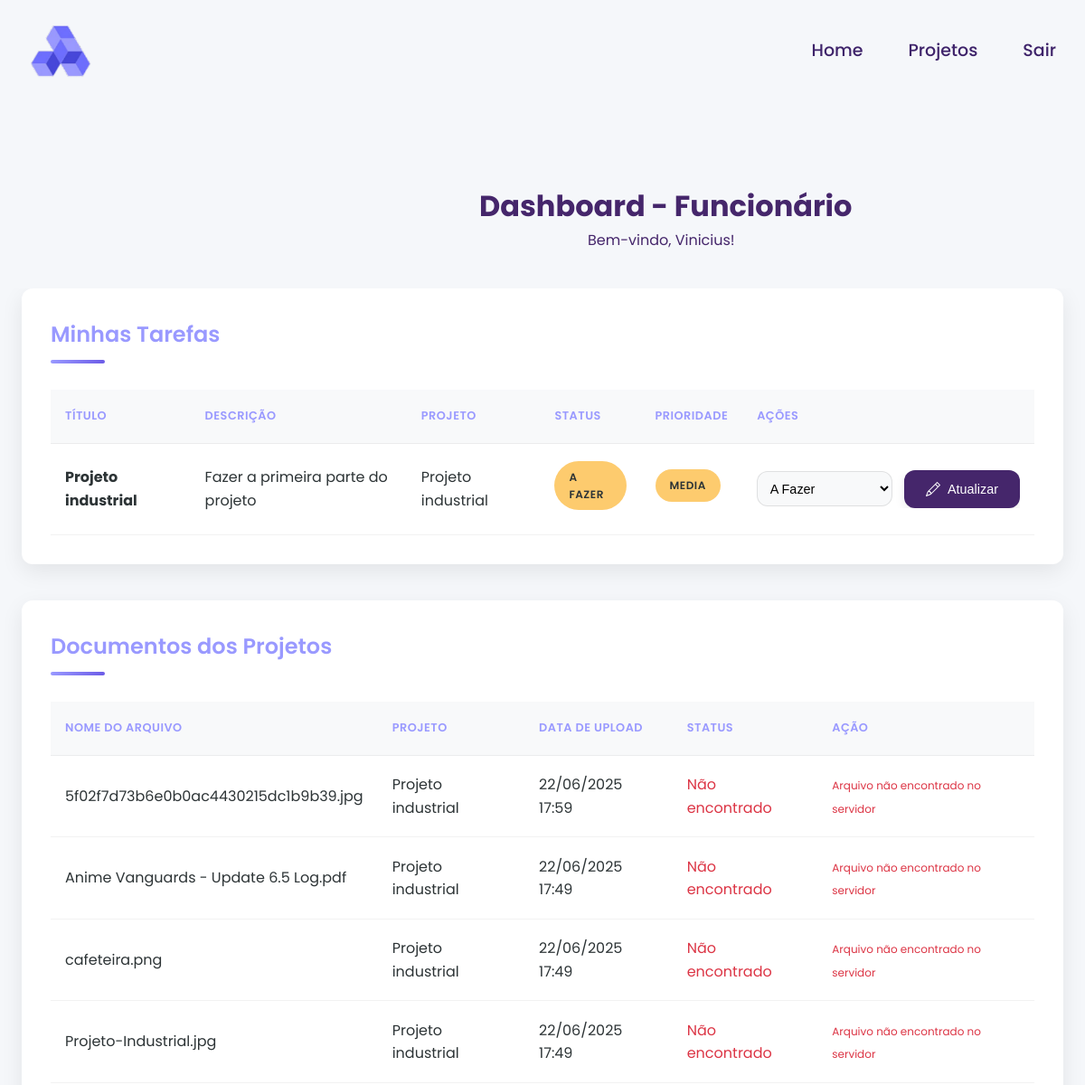
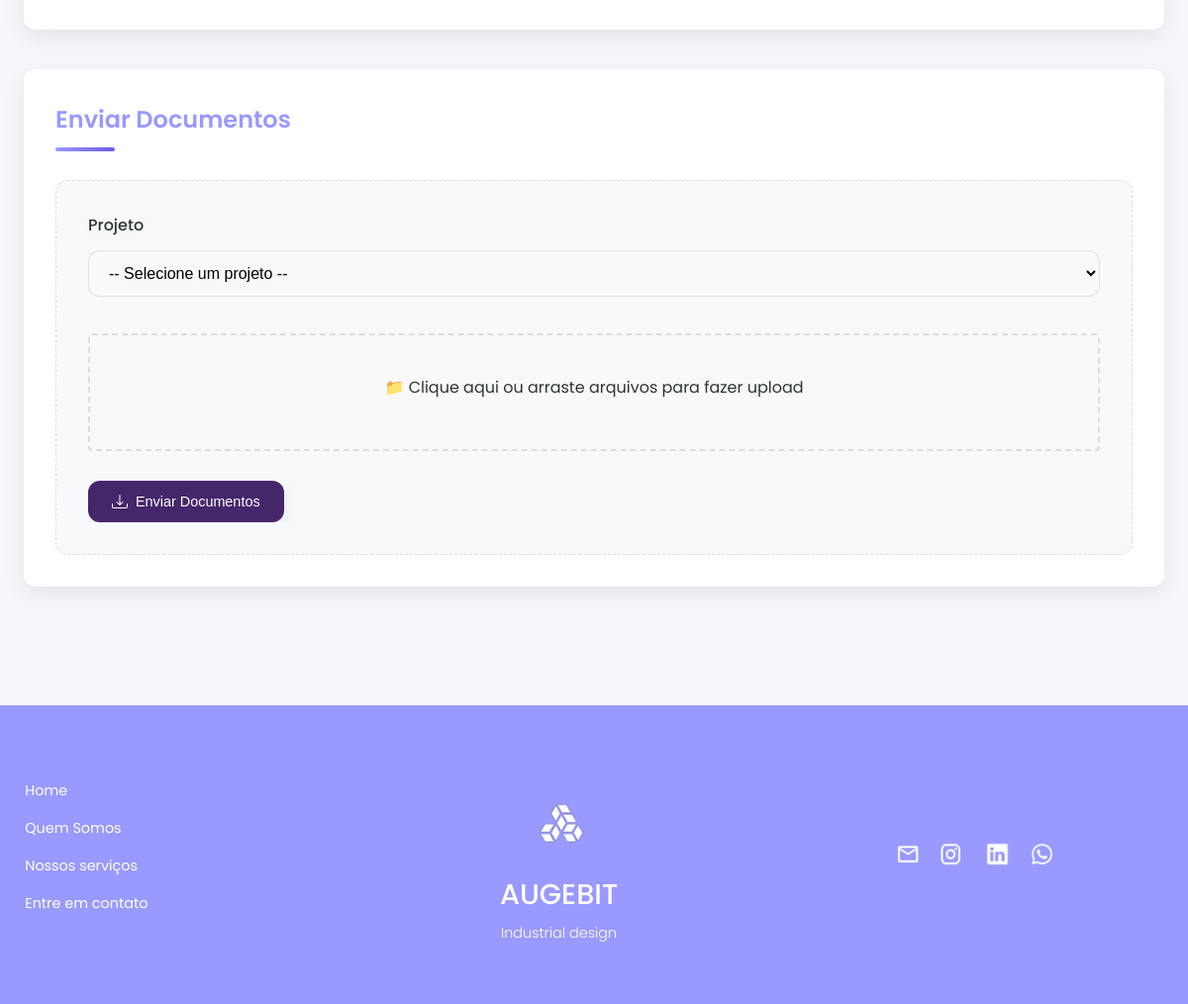
Page /funcionario/dashboard_funcionario.php (signed in) on the committed database (2 pictures, top to bottom).
### tables this page shows
CREATE TABLE `tarefas` (
  `id` int(11) NOT NULL,
  `titulo` varchar(255) NOT NULL,
  `descricao` text DEFAULT NULL,
  `status` enum('a_fazer','em_progresso','concluido') DEFAULT 'a_fazer',
  `prioridade` enum('baixa','media','alta') DEFAULT 'media',
  `prazo` date DEFAULT NULL,
  `projeto_id` int(11) DEFAULT NULL,
  `funcionario_id` int(11) DEFAULT NULL,
  `criado_em` timestamp NOT NULL DEFAULT current_timestamp()
);

CREATE TABLE `projetos` (
  `id` int(11) NOT NULL,
  `titulo` varchar(255) NOT NULL,
  `descricao` text DEFAULT NULL,
  `cliente_id` int(11) DEFAULT NULL,
  `status` enum('pendente','aprovado','em_andamento','finalizado','ajustes') DEFAULT 'pendente',
  `data_inicio` date DEFAULT NULL,
  `data_fim` date DEFAULT NULL,
  `criado_em` timestamp NOT NULL DEFAULT current_timestamp()
);

CREATE TABLE `uploads` (
  `id` int(11) NOT NULL,
  `nome_arquivo` varchar(255) NOT NULL,
  `caminho_arquivo` varchar(255) NOT NULL,
  `projeto_id` int(11) DEFAULT NULL,
  `enviado_em` timestamp NOT NULL DEFAULT current_timestamp(),
  `tamanho_arquivo` bigint(20) DEFAULT NULL,
  `tipo_mime` varchar(100) DEFAULT NULL,
  `data_upload` timestamp NOT NULL DEFAULT current_timestamp(),
  `status_arquivo` enum('ativo','excluido') DEFAULT 'ativo',
  `enviado_por` int(11) DEFAULT NULL
);

### funcionario/dashboard_funcionario.php (the view, shortened to what this page needs)
<?php
include '../conexao.php';
$funcionario_id = $_SESSION['usuario_id'] ?? null;
$funcionario_nome = $_SESSION['usuario_nome'] ?? 'Funcionário';
$result_tarefas = null;
$result_documentos = null;
function verificarArquivoExiste($caminho_arquivo, $projeto_id = null) {
    $documento_root = $_SERVER['DOCUMENT_ROOT'];
    $caminhos_possiveis = [];
    $caminhos_possiveis[] = $documento_root . '/augebit/uploads/' . $caminho_arquivo;
    $caminhos_possiveis[] = $documento_root . $caminho_arquivo;
    if (strpos($caminho_arquivo, 'uploads/') !== false) {
        $parte_arquivo = substr($caminho_arquivo, strpos($caminho_arquivo, 'uploads/') + 8);
        $caminhos_possiveis[] = $documento_root . '/augebit/uploads/' . $parte_arquivo;
    }
    return false;
}
if ($funcionario_id) {
    $sql_tarefas = "SELECT t.id, t.titulo, t.descricao, t.status, t.prioridade, p.titulo as projeto_nome
                    FROM tarefas t
                    INNER JOIN projetos p ON t.projeto_id = p.id
                    WHERE t.funcionario_id = ?
                    ORDER BY t.prioridade DESC, t.id DESC";
    $stmt_tarefas = $conn->prepare($sql_tarefas);
    $stmt_tarefas->bind_param("i", $funcionario_id);
    $stmt_tarefas->execute();
    $result_tarefas = $stmt_tarefas->get_result();
    $sql_documentos = "SELECT DISTINCT u.id, u.nome_arquivo, u.caminho_arquivo, u.data_upload, u.projeto_id, p.titulo as projeto_nome
    FROM uploads u
    INNER JOIN projetos p ON u.projeto_id = p.id
    INNER JOIN tarefas t ON t.projeto_id = p.id
    WHERE t.funcionario_id = ? AND u.status_arquivo = 'ativo'
    ORDER BY u.data_upload DESC";
    $stmt_documentos = $conn->prepare($sql_documentos);
    $stmt_documentos->bind_param("i", $funcionario_id);
    $stmt_documentos->execute();
    $result_documentos = $stmt_documentos->get_result();
}
?>
<!DOCTYPE html>
<html lang="pt-BR">
<head>
</head>
<body>
   <header>
        <div class="logo-header">
            <img src="../assets/img/augebit.logo.png" alt="Logo da empresa">
        </div>
        <nav>
            <ul>
                <li><a href="dashboard_funcionario.php" class="active">Home</a></li>
                <li><a href="#projects-section" class="acount">Projetos</a></li>
                <li><a href="../index.php" class="contato">Sair</a></li>
            </ul>
        </nav>
    </header>
    <div class="header">
        <h1>Dashboard - Funcionário</h1>
        <div class="user-info">
            <span>Bem-vindo, <?php echo htmlspecialchars($funcionario_nome); ?>!</span>
        </div>
    </div>
    <div class="container">
        <div class="section">
            <h2>Minhas Tarefas</h2>
            <?php if ($result_tarefas && $result_tarefas->num_rows > 0): ?>
                <table>
                    <thead>
                        <tr>
                            <th>Título</th>
                            <th>Descrição</th>
                            <th>Projeto</th>
                            <th>Status</th>
                            <th>Prioridade</th>
                            <th>Ações</th>
                        </tr>
                    </thead>
                    <tbody>
                        <?php while ($tarefa = $result_tarefas->fetch_assoc()): ?>
                            <tr>
                                <td><strong><?php echo htmlspecialchars($tarefa['titulo']); ?></strong></td>
                                <td><?php echo htmlspecialchars($tarefa['descricao']); ?></td>
                                <td><?php echo htmlspecialchars($tarefa['projeto_nome']); ?></td>
                                <td>
                                    <span class="badge status-<?php echo $tarefa['status']; ?>">
                                        <?php
                                        switch($tarefa['status']) {
                                            case 'a_fazer': echo 'A Fazer'; break;
                                        }
                                        ?>
                                    </span>
                                </td>
                                <td>
                                    <span class="badge priority-<?php echo $tarefa['prioridade']; ?>">
                                        <?php echo ucfirst($tarefa['prioridade']); ?>
                                    </span>
                                </td>
                                <td>
                                    <form method="POST" action="atualizar_tarefa.php" class="update-form">
                                        <select name="novo_status" required>
                                            <option value="a_fazer" <?php echo ($tarefa['status'] == 'a_fazer') ? 'selected' : ''; ?>>A Fazer</option>
                                        </select>
                                        <button type="submit" class="btn btn-primary">
                                            Atualizar
                                        </button>
                                    </form>
                                </td>
                            </tr>
                        <?php endwhile; ?>
                    </tbody>
                </table>
            <?php endif; ?>
        </div>
        <div class="section">
            <h2>Documentos dos Projetos</h2>
            <?php if ($result_documentos && $result_documentos->num_rows > 0): ?>
                <table>
                    <thead>
                        <tr>
                            <th>Nome do Arquivo</th>
                            <th>Projeto</th>
                            <th>Data de Upload</th>
                            <th>Status</th>
                            <th>Ação</th>
                        </tr>
                    </thead>
                    <tbody>
                        <?php while ($documento = $result_documentos->fetch_assoc()): ?>
                            <tr>
                                <td><?php echo htmlspecialchars($documento['nome_arquivo']); ?></td>
                                <td><?php echo htmlspecialchars($documento['projeto_nome']); ?></td>
                                <td><?php echo date('d/m/Y H:i', strtotime($documento['data_upload'])); ?></td>
                                <td>
                                    <?php
                                    $caminho_fisico = verificarArquivoExiste($documento['caminho_arquivo'], $documento['projeto_id']);
                                    if ($caminho_fisico):
                                    ?>
                                        <span style="color: #28a745;">Disponível</span>
                                    <?php else: ?>
                                        <span style="color: #dc3545;">Não encontrado</span>
                                    <?php endif; ?>
                                </td>
                                <td>
                                    <?php if ($caminho_fisico): ?>
                                        <?php
                                        $url_download = obterUrlDownload($documento['caminho_arquivo'], $documento['projeto_id']);
                                        $extensao = strtolower(pathinfo($documento['nome_arquivo'], PATHINFO_EXTENSION));
                                        ?>
                                        <?php if (in_array($extensao, ['pdf', 'jpg', 'jpeg', 'png', 'gif'])): ?>
                                            <a href="<?php echo htmlspecialchars($url_download); ?>"
                                               class="btn btn-secondary"
                                               target="_blank"
                                               title="Visualizar arquivo">
                                                <svg xmlns="http://www.w3.org/2000/svg" width="16" height="16" fill="currentColor" viewBox="0 0 16 16">
                                                    <path d="M10.5 8a2.5 2.5 0 1 1-5 0 2.5 2.5 0 0 1 5 0z"/>
                                                    <path d="M0 8s3-5.5 8-5.5S16 8 16 8s-3 5.5-8 5.5S0 8 0 8zm8 3.5a3.5 3.5 0 1 0 0-7 3.5 3.5 0 0 0 0 7z"/>
                                                </svg>
                                                Ver
                                            </a>
                                        <?php endif; ?>
                                        <a href="<?php echo htmlspecialchars($url_download); ?>"
                                           class="btn btn-download"
                                           download="<?php echo htmlspecialchars($documento['nome_arquivo']); ?>"
                                           title="Baixar arquivo">
                                            <svg xmlns="http://www.w3.org/2000/svg" width="16" height="16" fill="currentColor" viewBox="0 0 16 16">
                                                <path d="M.5 9.9a.5.5 0 0 1 .5.5v2.5a1 1 0 0 0 1 1h12a1 1 0 0 0 1-1v-2.5a.5.5 0 0 1 1 0v2.5a2 2 0 0 1-2 2H2a2 2 0 0 1-2-2v-2.5a.5.5 0 0 1 .5-.5z"/>
                                                <path d="M7.646 11.854a.5.5 0 0 0 .708 0l3-3a.5.5 0 0 0-.708-.708L8.5 10.293V1.5a.5.5 0 0 0-1 0v8.793L5.354 8.146a.5.5 0 1 0-.708.708l3 3z"/>
                                            </svg>
                                            Download
                                        </a>
                                    <?php else: ?>
                                        <span style="color: #dc3545; font-size: 12px;">Arquivo não encontrado no servidor</span>
                                    <?php endif; ?>
                                </td>
                            </tr>
                        <?php endwhile; ?>
                    </tbody>
                </table>
            <?php endif; ?>
        </div>
        <div class="section">
    <h2>Enviar Documentos</h2>
    <div class="upload-form">
        <form method="POST" enctype="multipart/form-data">
            <div class="form-group">
                <label for="projeto_id">Projeto</label>
                <select name="projeto_id" id="projeto_id" required>
                    <option value="">-- Selecione um projeto --</option>
                </select>
            </div>
            <?php
            if (file_exists('../includes/upload_files_include.php')) {
                include '../includes/upload_files_include.php';
            }
            ?>
            <div style="margin-top: 30px;">
                <button type="submit" name="enviar_documentos" class="btn btn-success">
                    Enviar Documentos
                </button>
            </div>
        </form>
    </div>
</div>
    </div>
<footer class="rodape">
    <div class="pages">
      <p>Home</p>
      <p>Quem Somos</p>
      <p>Nossos serviços</p>
      <p>Entre em contato</p>
    </div>
    <div class="logo-rodape">
      <img src="../assets/img/logobranca.png" alt="Logo Augebit">
      <h1>AUGEBIT</h1>
      <p>Industrial design</p>
    </div>
    <div class="redescociais">
      <img src="../assets/img/emailbranco.png" alt="Email">
      <img src="../assets/img/instabranco.png" alt="Instagram">
      <img src="../assets/img/linkedinbranco.png" alt="Linkedin">
      <img src="../assets/img/zapbranco.png" alt="Whatsapp">
    </div>
  </footer>
</body>
</html>

### rows in the picture
tarefas: titulo "Projeto industrial", descricao "Fazer a primeira parte do projeto", projeto.titulo "Projeto industrial", shows "A FAZER", prioridade "MEDIA", novo_status "A Fazer"
uploads: nome_arquivo "5f02f7d73b6e0b0ac4430215dc1b9b39.jpg", projeto.titulo "Projeto industrial", data_upload "22/06/2025 17:59", shows "Não encontrado", shows "Arquivo não encontrado no servidor"
uploads: nome_arquivo "Anime Vanguards - Update 6.5 Log.pdf", projeto.titulo "Projeto industrial", data_upload "22/06/2025 17:49", shows "Não encontrado", shows "Arquivo não encontrado no servidor"
uploads: nome_arquivo "cafeteira.png", projeto.titulo "Projeto industrial", data_upload "22/06/2025 17:49", shows "Não encontrado", shows "Arquivo não encontrado no servidor"
uploads: nome_arquivo "Projeto-Industrial.jpg", projeto.titulo "Projeto industrial", data_upload "22/06/2025 17:49", shows "Não encontrado", shows "Arquivo não encontrado no servidor"

### other values in the picture
$funcionario_nome "Vinicius"
